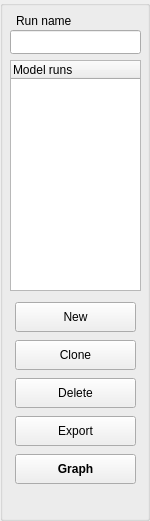
   <widget class="QGroupBox" name="modelrunsGroup">
    <property name="geometry">
     <rect>
      <x>560</x>
      <y>20</y>
      <width>150</width>
      <height>521</height>
     </rect>
    </property>
    <property name="minimumSize">
     <size>
      <width>150</width>
      <height>0</height>
     </size>
    </property>
    <property name="title">
     <string/>
    </property>
    <widget class="QTreeWidget" name="modelRunTree">
     <property name="geometry">
      <rect>
       <x>10</x>
       <y>60</y>
       <width>131</width>
       <height>231</height>
      </rect>
     </property>
     <column>
      <property name="text">
       <string notr="true">Model runs</string>
      </property>
     </column>
    </widget>
    <widget class="QWidget" name="layoutWidget">
     <property name="geometry">
      <rect>
       <x>15</x>
       <y>300</y>
       <width>121</width>
       <height>191</height>
      </rect>
     </property>
     <layout class="QVBoxLayout" name="verticalLayout">
      <item>
       <widget class="QPushButton" name="newRunButton">
        <property name="minimumSize">
         <size>
          <width>0</width>
          <height>30</height>
         </size>
        </property>
        <property name="toolTip">
         <string>Create a new run</string>
        </property>
        <property name="text">
         <string>New</string>
        </property>
       </widget>
      </item>
      <item>
       <widget class="QPushButton" name="cloneRunButton">
        <property name="minimumSize">
         <size>
          <width>0</width>
          <height>30</height>
         </size>
        </property>
        <property name="toolTip">
         <string>Clone the selected run</string>
        </property>
        <property name="text">
         <string>Clone</string>
        </property>
       </widget>
      </item>
      <item>
       <widget class="QPushButton" name="deleteButton">
        <property name="minimumSize">
         <size>
          <width>0</width>
          <height>30</height>
         </size>
        </property>
        <property name="toolTip">
         <string>Delete the selected run(s)</string>
        </property>
        <property name="text">
         <string>Delete</string>
        </property>
       </widget>
      </item>
      <item>
       <widget class="QPushButton" name="exportButton">
        <property name="minimumSize">
         <size>
          <width>0</width>
          <height>30</height>
         </size>
        </property>
        <property name="toolTip">
         <string>Export the selected run(s)</string>
        </property>
        <property name="text">
         <string>Export</string>
        </property>
       </widget>
      </item>
      <item>
       <widget class="QPushButton" name="graphButton">
        <property name="minimumSize">
         <size>
          <width>0</width>
          <height>30</height>
         </size>
        </property>
        <property name="font">
         <font>
          <weight>75</weight>
          <bold>true</bold>
         </font>
        </property>
        <property name="toolTip">
         <string>Show a graph of the selected run(s)</string>
        </property>
        <property name="text">
         <string>Graph</string>
        </property>
        <property name="flat">
         <bool>false</bool>
        </property>
       </widget>
      </item>
     </layout>
    </widget>
    <widget class="QLineEdit" name="input_name">
     <property name="geometry">
      <rect>
       <x>10</x>
       <y>30</y>
       <width>131</width>
       <height>24</height>
      </rect>
     </property>
     <property name="toolTip">
      <string>name of the model run</string>
     </property>
    </widget>
    <widget class="QLabel" name="label_name">
     <property name="geometry">
      <rect>
       <x>16</x>
       <y>10</y>
       <width>121</width>
       <height>21</height>
      </rect>
     </property>
     <property name="toolTip">
      <string/>
     </property>
     <property name="text">
      <string>Run name</string>
     </property>
     <property name="alignment">
      <set>Qt::AlignLeading|Qt::AlignLeft|Qt::AlignVCenter</set>
     </property>
    </widget>
   </widget>
